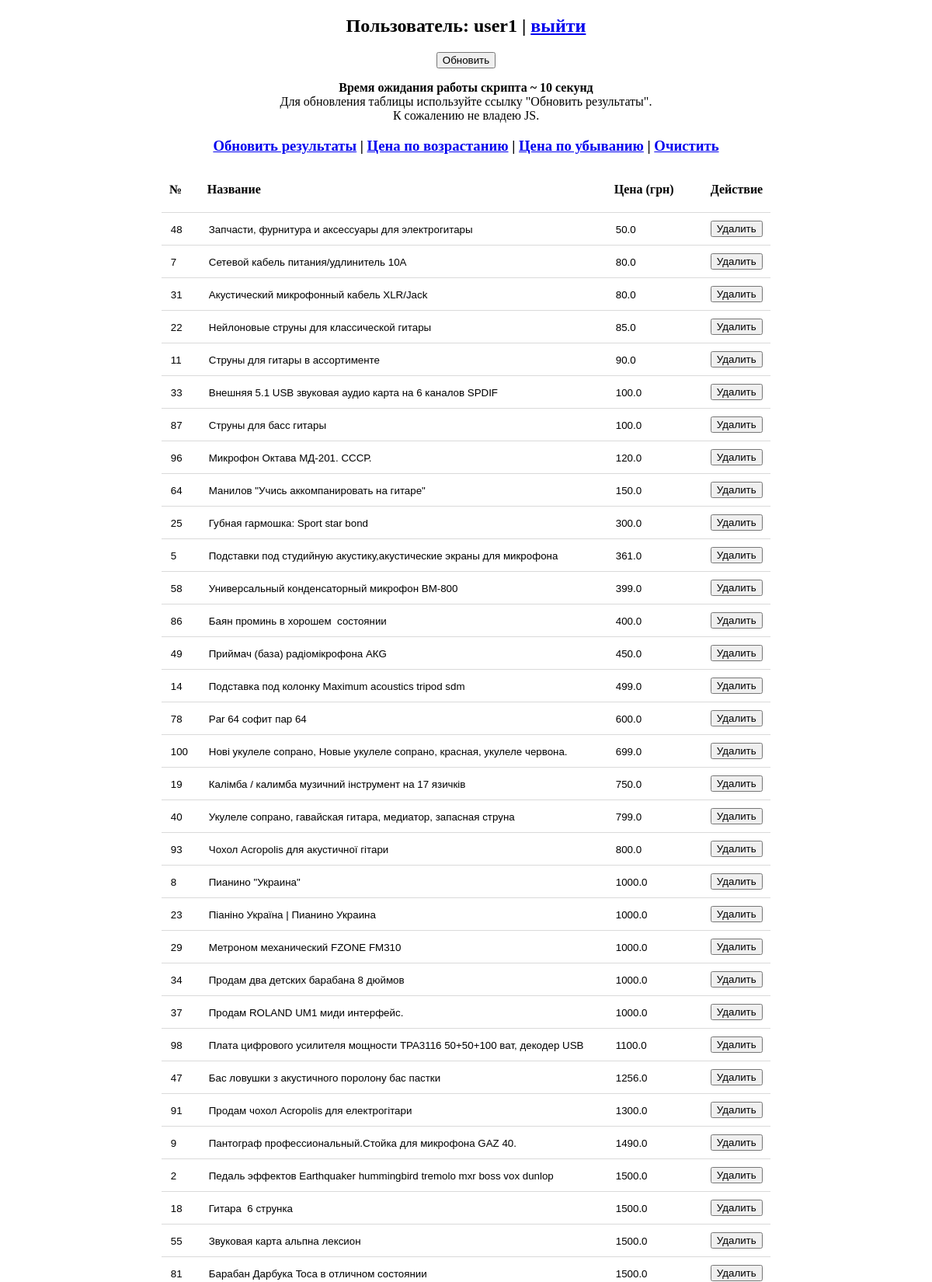
The app's page /?sort=price_up (signed in, upper part) with its own data.
### main.py (models this page shows, shortened)
class Users(db.Model):
    id = db.Column(db.Integer, primary_key=True)
    login = db.Column(db.String(100), nullable=False)
    password = db.Column(db.String(255), nullable=False)
    access_level = db.Column(db.Integer, nullable=False)

class Advertisements(db.Model):
    id = db.Column(db.Integer, primary_key=True)
    title = db.Column(db.String(100), nullable=False)
    price = db.Column(db.Float, nullable=False)
    photo = db.Column(db.String(255), nullable=False)
    seller_name = db.Column(db.String(255), nullable=False)

### main.py (the view, shortened to what this page needs)
@app.route('/', methods=['GET', 'POST'])
def index():
    try:
        user_id = session['user_id']
    except:
        return redirect(url_for('login'))
    user = Users.query.get(user_id)
    if user.access_level == 1:
        goal = 100
        estimate_time = 10
    elif user.access_level == 2:
        goal = 200
        estimate_time = 20
    elif user.access_level == 3:
        goal = 300
        estimate_time = 30
    else:
        goal = 0
    if request.args.get('user') == 'logout':
        del session['user_id']
        return redirect(url_for('login'))
    advertisements = Advertisements.query.order_by(Advertisements.id.asc()).limit(goal).all()
    if request.args.get('sort') == 'price_down':
        advertisements.sort(key=lambda x: x.price, reverse=True)
    if request.args.get('sort') == 'price_up':
        advertisements.sort(key=lambda x: x.price, reverse=False)
    data = {
        'user_id': user_id,
        'user_login': Users.query.get(user_id).login,
        'user_access_level': Users.query.get(user_id).access_level,
        'advertisements': advertisements,
        'estimate_time': estimate_time,
    }
    return render_template('main.html', data=data)

### templates/main.html (shortened to what this page needs)
{% extends 'base.html' %}
{% block content %}
    <h2>Пользователь: {{ data['user_login'] }} | <a href="?user=logout">выйти</a></h2>
    <form method="post">
        <input type="submit" name="action" value="Обновить">
        <p><b>Время ожидания работы скрипта ~ {{ data['estimate_time'] }} секунд</b><br>
        Для обновления таблицы используйте ссылку "Обновить результаты".<br>
        К сожалению не владею JS.
        </p>
    </form>
    <h3><a href="/">Обновить результаты</a>
        {% if data['advertisements'] | length > 0 %} |
            <a href="?sort=price_up">Цена по возрастанию</a> |
            <a href="?sort=price_down">Цена по убыванию</a> |
            <a href="?data=clear">Очистить</a>
        {% endif %}
    </h3>
    <br>
    {% if data['advertisements'] | length > 0 %}
        <table>
            <thead>
                <tr>
                    <th>№</th>
                    <th>Название</th>
                    <th>Цена (грн)</th>
                    <th>Действие</th>
                </tr>
            </thead>
            <tbody>
                {% for adv in data['advertisements'] %}
                    <tr>
                        <form method="post">
                            <td class="id">
                                <input type="text" name="id" value="{{ adv.id }}">
                            </td>
                            <td class="title">
                                <input type="text" name="title" value="{{ adv.title }}" readonly>
                            </td>
                            <td class="price">
                                <input type="text" name="price" value="{{ adv.price }}" readonly>
                            </td>
                            <td>
                                <input type="submit" name="action" value="Удалить">
                            </td>
                        </form>
                    </tr>
                {% endfor %}
            </tbody>
        </table>
    {% endif %}
{% endblock content %}

### templates/base.html (style rules this page uses)
table { border-collapse: collapse; }
th { padding: 0 10px 20px 10px; text-align: left; }
tr { border-bottom: 1px solid #72727243; }
td { padding: 10px; }
td.title input { width: 500px; }
td.price input { width: 100px; }
.title input, .price input, .seller_name input, .id input { border: none; }
.id input { width: 25px; }

### records on screen
Users: user_login "user1"
Advertisements: id "48", title "Запчасти, фурнитура и аксессуары для электрогитары", price "50.0"
Advertisements: id "7", title "Сетевой кабель питания/удлинитель 10А", price "80.0"
Advertisements: id "31", title "Акустический микрофонный кабель XLR/Jack", price "80.0"
Advertisements: id "22", title "Нейлоновые струны для классической гитары", price "85.0"
Advertisements: id "11", title "Струны для гитары в ассортименте", price "90.0"
Advertisements: id "33", title "Внешняя 5.1 USB звуковая аудио карта на 6 каналов SPDIF", price "100.0"
Advertisements: id "87", title "Струны для басс гитары", price "100.0"
Advertisements: id "96", title "Микрофон Октава МД-201. СССР.", price "120.0"
Advertisements: id "64", title "Манилов \"Учись аккомпанировать на гитаре\"", price "150.0"
Advertisements: id "25", title "Губная гармошка: Sport star bond", price "300.0"
Advertisements: id "5", title "Подставки под студийную акустику,акустические экраны для микрофона", price "361.0"
Advertisements: id "58", title "Универсальный конденсаторный микрофон BM-800", price "399.0"
Advertisements: id "86", title "Баян проминь в хорошем состоянии", price "400.0"
Advertisements: id "49", title "Приймач (база) радіомікрофона АКG", price "450.0"
Advertisements: id "14", title "Подставка под колонку Maximum acoustics tripod sdm", price "499.0"
Advertisements: id "78", title "Par 64 софит пар 64", price "600.0"
Advertisements: id "100", title "Нові укулеле сопрано, Новые укулеле сопрано, красная, укулеле червона.", price "699.0"
Advertisements: id "19", title "Калімба / калимба музичний інструмент на 17 язичків", price "750.0"
Advertisements: id "40", title "Укулеле сопрано, гавайская гитара, медиатор, запасная струна", price "799.0"
Advertisements: id "93", title "Чохол Acropolis для акустичної гітари", price "800.0"
Advertisements: id "8", title "Пианино \"Украина\"", price "1000.0"
Advertisements: id "23", title "Піаніно Україна | Пианино Украина", price "1000.0"
Advertisements: id "29", title "Метроном механический FZONE FM310", price "1000.0"
Advertisements: id "34", title "Продам два детских барабана 8 дюймов", price "1000.0"
Advertisements: id "37", title "Продам ROLAND UM1 миди интерфейс.", price "1000.0"
Advertisements: id "98", title "Плата цифрового усилителя мощности TPA3116 50+50+100 ват, декодер USB", price "1100.0"
Advertisements: id "47", title "Бас ловушки з акустичного поролону бас пастки", price "1256.0"
Advertisements: id "91", title "Продам чохол Acropolis для електрогітари", price "1300.0"
Advertisements: id "9", title "Пантограф профессиональный.Стойка для микрофона GAZ 40.", price "1490.0"
Advertisements: id "2", title "Педаль эффектов Earthquaker hummingbird tremolo mxr boss vox dunlop", price "1500.0"
Advertisements: id "18", title "Гитара 6 струнка", price "1500.0"
Advertisements: id "55", title "Звуковая карта альпна лексион", price "1500.0"
Advertisements: id "81", title "Барабан Дарбука Toca в отличном состоянии", price "1500.0"

### other values on screen
{{ data['estimate_time'] }} "10"
